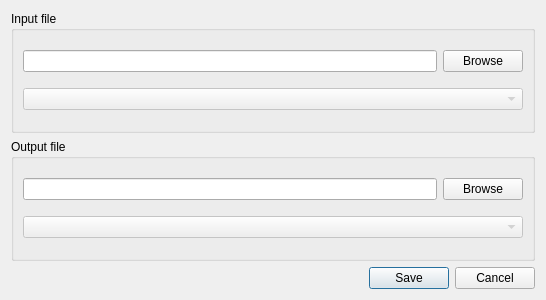
<?xml version="1.0" encoding="UTF-8"?>
<ui version="4.0">
 <class>QGBA::SaveConverter</class>
 <widget class="QDialog" name="QGBA::SaveConverter">
  <property name="geometry">
   <rect>
    <x>0</x>
    <y>0</y>
    <width>546</width>
    <height>300</height>
   </rect>
  </property>
  <property name="windowTitle">
   <string>Convert/Extract Save Game</string>
  </property>
  <layout class="QVBoxLayout" name="verticalLayout">
   <item>
    <widget class="QGroupBox" name="groupBox">
     <property name="title">
      <string>Input file</string>
     </property>
     <layout class="QGridLayout" name="gridLayout">
      <item row="0" column="0">
       <widget class="QLineEdit" name="inputFile"/>
      </item>
      <item row="0" column="1">
       <widget class="QPushButton" name="inputBrowse">
        <property name="text">
         <string>Browse</string>
        </property>
       </widget>
      </item>
      <item row="1" column="0" colspan="2">
       <widget class="QComboBox" name="inputType">
        <property name="enabled">
         <bool>false</bool>
        </property>
       </widget>
      </item>
     </layout>
    </widget>
   </item>
   <item>
    <widget class="QGroupBox" name="groupBox_2">
     <property name="title">
      <string>Output file</string>
     </property>
     <layout class="QGridLayout" name="gridLayout_2">
      <item row="0" column="0">
       <widget class="QLineEdit" name="outputFile"/>
      </item>
      <item row="0" column="1">
       <widget class="QPushButton" name="outputBrowse">
        <property name="text">
         <string>Browse</string>
        </property>
       </widget>
      </item>
      <item row="1" column="0" colspan="2">
       <widget class="QComboBox" name="outputType">
        <property name="enabled">
         <bool>false</bool>
        </property>
       </widget>
      </item>
     </layout>
    </widget>
   </item>
   <item>
    <widget class="QDialogButtonBox" name="buttonBox">
     <property name="orientation">
      <enum>Qt::Horizontal</enum>
     </property>
     <property name="standardButtons">
      <set>QDialogButtonBox::Cancel|QDialogButtonBox::Save</set>
     </property>
    </widget>
   </item>
  </layout>
 </widget>
 <tabstops>
  <tabstop>inputFile</tabstop>
  <tabstop>inputBrowse</tabstop>
  <tabstop>inputType</tabstop>
  <tabstop>outputFile</tabstop>
  <tabstop>outputBrowse</tabstop>
  <tabstop>outputType</tabstop>
 </tabstops>
 <resources/>
 <connections>
  <connection>
   <sender>buttonBox</sender>
   <signal>accepted()</signal>
   <receiver>QGBA::SaveConverter</receiver>
   <slot>accept()</slot>
   <hints>
    <hint type="sourcelabel">
     <x>248</x>
     <y>254</y>
    </hint>
    <hint type="destinationlabel">
     <x>157</x>
     <y>274</y>
    </hint>
   </hints>
  </connection>
  <connection>
   <sender>buttonBox</sender>
   <signal>rejected()</signal>
   <receiver>QGBA::SaveConverter</receiver>
   <slot>reject()</slot>
   <hints>
    <hint type="sourcelabel">
     <x>316</x>
     <y>260</y>
    </hint>
    <hint type="destinationlabel">
     <x>286</x>
     <y>274</y>
    </hint>
   </hints>
  </connection>
 </connections>
</ui>
